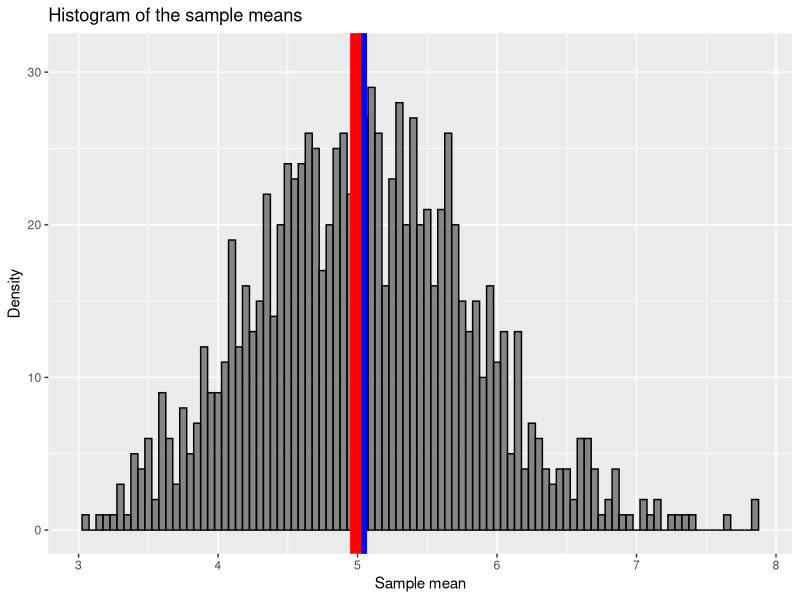
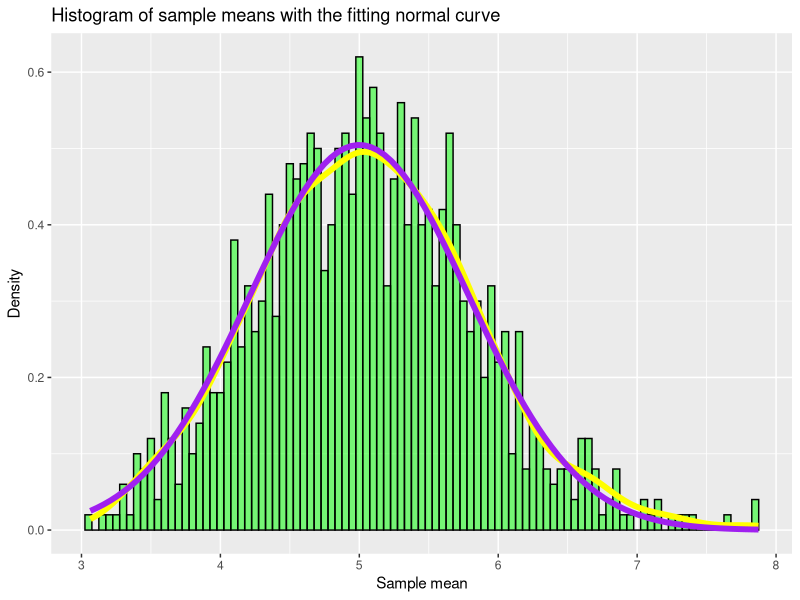
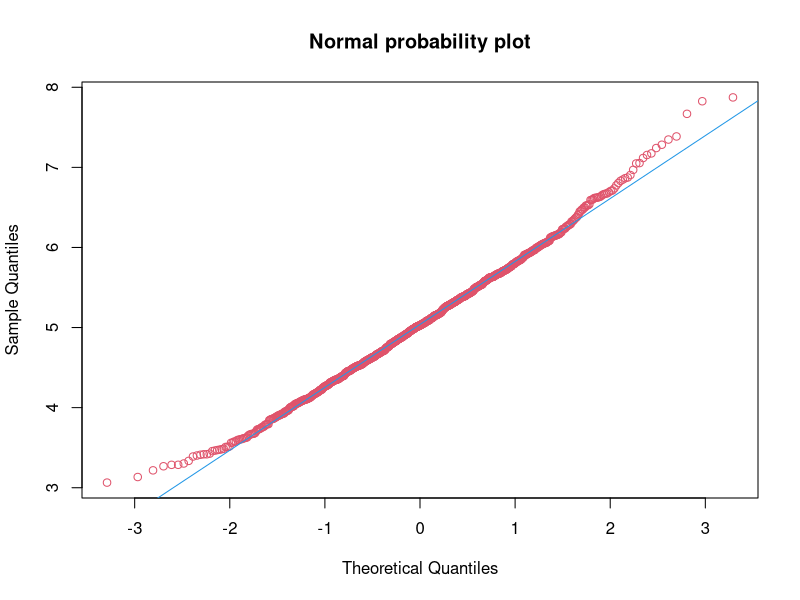

The R script that drew these images, in order:
## ---- chunk 1

rm(list=ls(all=TRUE))
library(ggplot2)
library(knitr)
## ---- chunk 2
no_simulation <- 1000   # number of simulations 
lambda <-  0.2 
n <- 40             # sample size


simulated_data <- matrix(rexp(n= no_simulation*n,rate=lambda), no_simulation, n)
sample_mean <- rowMeans(simulated_data)
## ---- chunk 3
actual_mean <- mean(sample_mean) 
theoretical_mean <- 1/ lambda

result1 <-data.frame("Mean"=c(actual_mean,theoretical_mean), 
                     row.names = c("Mean from the samples ","Theoretical mean"))

result1
## ---- chunk 4
sampleMean_data <- as.data.frame (sample_mean)

ggplot(sampleMean_data, aes(sample_mean))+
  geom_histogram(alpha=.7, position="identity", col="black", binwidth=.05)+
  geom_vline(xintercept = theoretical_mean, colour="red",size=5, show.legend=TRUE)+
  geom_vline(xintercept = actual_mean, colour="blue", size=2, show.legend=TRUE)+
  ggtitle ("Histogram of the sample means ")+
  xlab("Sample mean")+
  ylab("Density")
## ---- chunk 5
actual_variance <- var(sample_mean) 

theoretical_variance <- (1/ lambda)^2 /n 

result2 <-data.frame("Variance"=c(actual_variance, theoretical_variance), 
                     row.names = c("Variance from the sample ","Theoretical variance"))
## ---- chunk 6
ggplot(sampleMean_data, aes(sample_mean))+
  geom_histogram(aes(y=..density..),alpha=.5,position="identity", fill="green",col="black",binwidth=0.05)+
  geom_density(colour="yellow", size=2)+
  stat_function(fun = dnorm, colour = "purple", size=2, args = list(mean = theoretical_mean, sd = sqrt(theoretical_variance)))+
  ggtitle ("Histogram of sample means with the fitting normal curve ")+
  xlab("Sample mean")+
  ylab("Density")

qqnorm(sample_mean, main ="Normal probability plot",col="2")
qqline(sample_mean,col = "4")
